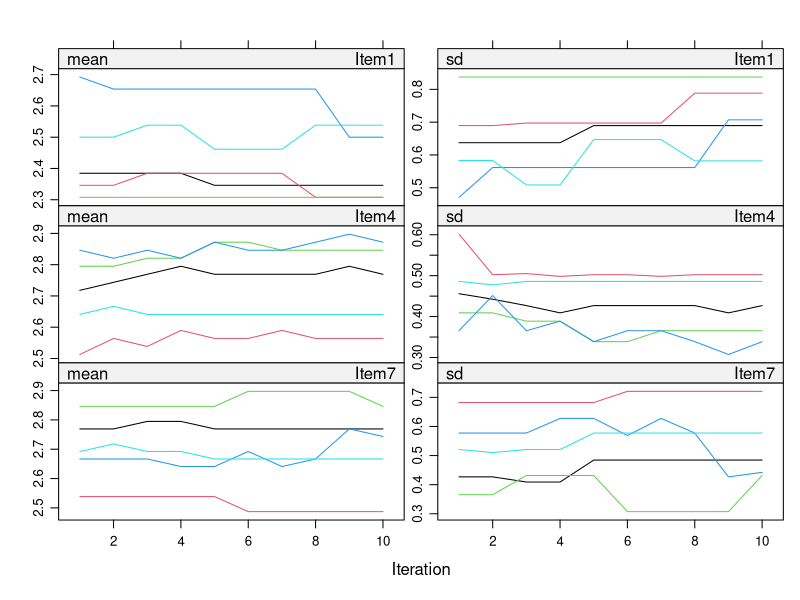

This figure's R source: (Note: this script raises an error after producing the figure.)
## ---- chunk 1
library(haven)
library(mice)
## ---- chunk 2
dat <- read_sav("data/Questionnaire.sav")
dat[dat == -9] <- NA
dat$Total_Score <- rowSums(dat[,c(paste0("Item", 1:10))])
head(dat)
## ---- chunk 3
imp0 <- mice(dat, maxit = 0)
pred <- imp0$predictorMatrix
#Exclude Total Score as imputed variable
pred["Total_Score",] <- 0 
#Exclude Total Score as predictor variable
pred[,"Total_Score"] <- 0
## ---- chunk 4
imp <- mice(dat, m = 5, maxit = 10, pred = pred, printFlag = FALSE)
## ---- chunk 5
plot(imp, c("Item1", "Item4", "Item7"))
## ---- chunk 6
imp1 <- data.frame(complete(imp, include = TRUE, action = "long"))
imp1$Total_Score <- rowSums(imp1[c(paste0("Item", 1:10))])
imp2 <- as.mids(imp1)
## ---- chunk 7
fit <- with(imp2, lm(Total_Score ~ Age))
pool(fit)
## ---- chunk 8
knitr::include_graphics("images/fig8.1.png")
## ---- chunk 9
knitr::include_graphics("images/fig8.2.png")
## ---- chunk 10
knitr::include_graphics("images/fig8.3.png")
## ---- chunk 11
knitr::include_graphics("images/fig8.4.png")
## ---- chunk 12
knitr::include_graphics("images/fig8.5a.png")
knitr::include_graphics("images/fig8.5b.png")

## ---- chunk 13
knitr::include_graphics("images/fig8.6.png")
## ---- chunk 14

dat <- read_sav("data/ManyQuestionnaires.sav")
dat[dat == -9] <- NA
names(dat)
## ---- chunk 15
dat$Q1_parcel <- rowMeans(dat[,c("Q1_I1","Q1_I2","Q1_I3","Q1_I4","Q1_I5","Q1_I6","Q1_I7","Q1_I8","Q1_I9","Q1_I10","Q1_I11","Q1_I12")], na.rm=TRUE)
dat$Q2_parcel <- rowMeans(dat[,c("Q2_I1","Q2_I2","Q2_I3","Q2_I4","Q2_I5","Q2_I6","Q2_I7","Q2_I8","Q2_I9","Q2_I10","Q2_I11","Q2_I12")], na.rm=TRUE)
dat$Q3_parcel <- rowMeans(dat[,c("Q3_I1","Q3_I2","Q3_I3","Q3_I4","Q3_I5","Q3_I6","Q3_I7","Q3_I8","Q3_I9","Q3_I10","Q3_I11","Q3_I12")], na.rm=TRUE)
dat$Q4_parcel <- rowMeans(dat[,c("Q4_I1","Q4_I2","Q4_I3","Q4_I4","Q4_I5","Q4_I6","Q4_I7","Q4_I8","Q4_I9","Q4_I10","Q4_I11","Q4_I12")], na.rm=TRUE)
dat$Q5_parcel <- rowMeans(dat[,c("Q5_I1","Q5_I2","Q5_I3","Q5_I4","Q5_I5","Q5_I6","Q5_I7","Q5_I8","Q5_I9","Q5_I10","Q5_I11","Q5_I12")], na.rm=TRUE)

## ---- chunk 16
dat_Q1 <- dat[,c("Q1_I1","Q1_I2","Q1_I3","Q1_I4","Q1_I5","Q1_I6","Q1_I7","Q1_I8","Q1_I9","Q1_I10","Q1_I11","Q1_I12", 
                    "Q2_parcel", "Q3_parcel", "Q4_parcel", "Q5_parcel",
                    "Covariate1", "Covariate2", "Covariate3")]

## ---- chunk 17
dat_Q2 <- dat[,c("Q2_I1","Q2_I2","Q2_I3","Q2_I4","Q2_I5","Q2_I6","Q2_I7","Q2_I8","Q2_I9","Q2_I10","Q2_I11","Q2_I12", 
                    "Q1_parcel", "Q3_parcel", "Q4_parcel", "Q5_parcel",
                    "Covariate1", "Covariate2", "Covariate3")]
dat_Q3 <- dat[,c("Q3_I1","Q3_I2","Q3_I3","Q3_I4","Q3_I5","Q3_I6","Q3_I7","Q3_I8","Q3_I9","Q3_I10","Q3_I11","Q3_I12", 
                    "Q1_parcel", "Q2_parcel", "Q4_parcel", "Q5_parcel",
                    "Covariate1", "Covariate2", "Covariate3")]

dat_Q4 <- dat[,c("Q4_I1","Q4_I2","Q4_I3","Q4_I4","Q4_I5","Q4_I6","Q4_I7","Q4_I8","Q4_I9","Q4_I10","Q4_I11","Q4_I12", 
                    "Q1_parcel", "Q2_parcel", "Q3_parcel", "Q5_parcel",
                    "Covariate1", "Covariate2", "Covariate3")]
dat_Q5 <- dat[,c("Q5_I1","Q5_I2","Q5_I3","Q5_I4","Q5_I5","Q5_I6","Q5_I7","Q5_I8","Q5_I9","Q5_I10","Q5_I11","Q5_I12", 
                    "Q1_parcel", "Q2_parcel", "Q3_parcel", "Q4_parcel",
                    "Covariate1", "Covariate2", "Covariate3")]

## ---- chunk 18
imp_Q1 <- mice(dat_Q1, m = 5, maxit = 10, printFlag = FALSE)
## ---- chunk 19
imp_Q2 <- mice(dat_Q2, m = 5, maxit = 10, printFlag = FALSE)
imp_Q3 <- mice(dat_Q3, m = 5, maxit = 10, printFlag = FALSE)
imp_Q4 <- mice(dat_Q4, m = 5, maxit = 10, printFlag = FALSE)
imp_Q5 <- mice(dat_Q5, m = 5, maxit = 10, printFlag = FALSE)
## ---- chunk 20
mi_Q1 <- data.frame(complete(imp_Q1, include=TRUE, action="long"))
mi_Q2 <- data.frame(complete(imp_Q2, include=TRUE, action="long"))
mi_Q3 <- data.frame(complete(imp_Q3, include=TRUE, action="long"))
mi_Q4 <- data.frame(complete(imp_Q4, include=TRUE, action="long"))
mi_Q5 <- data.frame(complete(imp_Q5, include=TRUE, action="long"))
## ---- chunk 21
dat_imp <-data.frame(.imp=mi_Q1[,".imp"],
                        mi_Q1[,paste0("Q1_I", 1:12)],
                        mi_Q2[,paste0("Q2_I", 1:12)],
                        mi_Q3[,paste0("Q3_I", 1:12)],
                        mi_Q4[,paste0("Q4_I", 1:12)],
                        mi_Q5[,paste0("Q5_I", 1:12)],
                        mi_Q1[,c("Covariate1", "Covariate2", "Covariate3")]
                        )
## ---- chunk 22
dat_imp$Q1_TS <- rowSums(dat_imp[,c("Q1_I1","Q1_I2","Q1_I3","Q1_I4","Q1_I5","Q1_I6","Q1_I7","Q1_I8","Q1_I9","Q1_I10","Q1_I11","Q1_I12")], na.rm=FALSE)
dat_imp$Q2_TS <- rowSums(dat_imp[,c("Q2_I1","Q2_I2","Q2_I3","Q2_I4","Q2_I5","Q2_I6","Q2_I7","Q2_I8","Q2_I9","Q2_I10","Q2_I11","Q2_I12")], na.rm=FALSE)
dat_imp$Q3_TS <- rowSums(dat_imp[,c("Q3_I1","Q3_I2","Q3_I3","Q3_I4","Q3_I5","Q3_I6","Q3_I7","Q3_I8","Q3_I9","Q3_I10","Q3_I11","Q3_I12")], na.rm=FALSE)
dat_imp$Q4_TS <- rowSums(dat_imp[,c("Q4_I1","Q4_I2","Q4_I3","Q4_I4","Q4_I5","Q4_I6","Q4_I7","Q4_I8","Q4_I9","Q4_I10","Q4_I11","Q4_I12")], na.rm=FALSE)
dat_imp$Q5_TS <- rowSums(dat_imp[,c("Q5_I1","Q5_I2","Q5_I3","Q5_I4","Q5_I5","Q5_I6","Q5_I7","Q5_I8","Q5_I9","Q5_I10","Q5_I11","Q5_I12")], na.rm=FALSE)

## ---- chunk 23

dat_imp2 <- as.mids(dat_imp)
fit <- with(dat_imp2, lm(Q1_TS~ Q2_TS+Q3_TS+Q4_TS+Q5_TS+Covariate1))
pool(fit)
## ---- chunk 24
knitr::include_graphics("images/fig8.7.png")
## ---- chunk 25
knitr::include_graphics("images/fig8.8.png")
## ---- chunk 26
knitr::include_graphics("images/fig8.9.png")
## ---- chunk 27
dat <- read_sav("data/ManyQuestionnaires.sav")
dat[dat == -9] <- NA

dat$Q1_TS <- rowSums(dat[,paste0("Q1_I", 1:12)], na.rm=FALSE)
dat$Q2_TS <- rowSums(dat[,paste0("Q2_I", 1:12)], na.rm=FALSE)
dat$Q3_TS <- rowSums(dat[,paste0("Q3_I", 1:12)], na.rm=FALSE)
dat$Q4_TS <- rowSums(dat[,paste0("Q4_I", 1:12)], na.rm=FALSE)
dat$Q5_TS <- rowSums(dat[,paste0("Q5_I", 1:12)], na.rm=FALSE)

imp0 <- mice(dat, maxit=0, printFlag = FALSE)
predmat2 <- imp0$pred
method2 <- imp0$method
## ---- chunk 28
predmat2 <- imp0$predictorMatrix
predmat2[paste0("Q1_I", 1:12),] <- 0
predmat2[paste0("Q1_I", 1:12),paste0("Q1_I", 1:12)] <- 1
predmat2[paste0("Q2_I", 1:12),c("Q2_TS","Q3_TS","Q4_TS","Q5_TS")] <- 1
predmat2[paste0("Q2_I", 1:12),] <- 0
predmat2[paste0("Q2_I", 1:12),paste0("Q2_I", 1:12)] <- 1
predmat2[paste0("Q2_I", 1:12),c("Q1_TS","Q3_TS","Q4_TS","Q5_TS")] <- 1
predmat2[paste0("Q3_I", 1:12),] <- 0
predmat2[paste0("Q3_I", 1:12),paste0("Q3_I", 1:12)] <- 1
predmat2[paste0("Q3_I", 1:12),c("Q2_TS","Q1_TS","Q4_TS","Q5_TS")] <- 1
predmat2[paste0("Q4_I", 1:12),] <- 0
predmat2[paste0("Q4_I", 1:12),paste0("Q4_I", 1:12)] <- 1
predmat2[paste0("Q4_I", 1:12),c("Q2_TS","Q3_TS","Q1_TS","Q5_TS")] <- 1
predmat2[paste0("Q5_I", 1:12),] <- 0
predmat2[paste0("Q5_I", 1:12),paste0("Q5_I", 1:12)] <- 1
predmat2[paste0("Q5_I", 1:12),c("Q2_TS","Q3_TS","Q4_TS","Q1_TS")] <- 1

predmat2[,c("Covariate1", "Covariate2", "Covariate3")] <- 1 #covariates as predictors for all items
predmat2 <- predmat2*imp0$pred
predmat2

## ---- chunk 29
method2["Q1_TS"] <- "~I(Q1_I1+Q1_I2+Q1_I3+Q1_I4+Q1_I5+Q1_I6+Q1_I7+Q1_I8+Q1_I9+Q1_I10+Q1_I11+Q1_I12)"
method2["Q2_TS"] <- "~I(Q2_I1+Q2_I2+Q2_I3+Q2_I4+Q2_I5+Q2_I6+Q2_I7+Q2_I8+Q2_I9+Q2_I10+Q2_I11+Q2_I12)"
method2["Q3_TS"] <- "~I(Q3_I1+Q3_I2+Q3_I3+Q3_I4+Q3_I5+Q3_I6+Q3_I7+Q3_I8+Q3_I9+Q3_I10+Q3_I11+Q3_I12)"
method2["Q4_TS"] <- "~I(Q4_I1+Q4_I2+Q4_I3+Q4_I4+Q4_I5+Q4_I6+Q4_I7+Q4_I8+Q4_I9+Q4_I10+Q4_I11+Q4_I12)"
method2["Q5_TS"] <- "~I(Q5_I1+Q5_I2+Q5_I3+Q5_I4+Q5_I5+Q5_I6+Q5_I7+Q5_I8+Q5_I9+Q5_I10+Q5_I11+Q5_I12)"
## ---- chunk 30
imp <- mice(dat, predictorMatrix = predmat2, method = method2, m=15, maxit=30)
plot(imp,c("Q1_TS", "Q2_TS","Q3_TS","Q4_TS","Q5_TS"))
## ---- chunk 31
fit <- with(imp, lm(Q1_TS~ Q2_TS+Q3_TS+Q4_TS+Q5_TS+Covariate1))
pool(fit)
